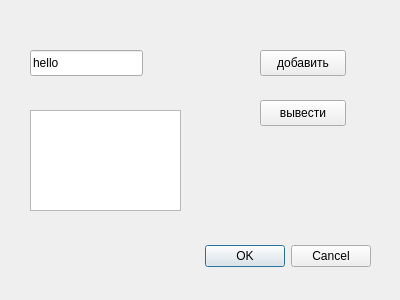
<?xml version="1.0" encoding="UTF-8"?>
<ui version="4.0">
 <class>Dialog</class>
 <widget class="QDialog" name="Dialog">
  <property name="geometry">
   <rect>
    <x>0</x>
    <y>0</y>
    <width>400</width>
    <height>300</height>
   </rect>
  </property>
  <property name="windowTitle">
   <string>Dialog</string>
  </property>
  <widget class="QDialogButtonBox" name="buttonBox">
   <property name="geometry">
    <rect>
     <x>30</x>
     <y>240</y>
     <width>341</width>
     <height>32</height>
    </rect>
   </property>
   <property name="orientation">
    <enum>Qt::Horizontal</enum>
   </property>
   <property name="standardButtons">
    <set>QDialogButtonBox::Cancel|QDialogButtonBox::Ok</set>
   </property>
  </widget>
  <widget class="QLineEdit" name="lineEdit">
   <property name="geometry">
    <rect>
     <x>30</x>
     <y>50</y>
     <width>113</width>
     <height>26</height>
    </rect>
   </property>
   <property name="text">
    <string>hello</string>
   </property>
  </widget>
  <widget class="QPushButton" name="pushButton">
   <property name="geometry">
    <rect>
     <x>260</x>
     <y>50</y>
     <width>86</width>
     <height>26</height>
    </rect>
   </property>
   <property name="text">
    <string>добавить</string>
   </property>
  </widget>
  <widget class="QPushButton" name="pushButton_2">
   <property name="geometry">
    <rect>
     <x>260</x>
     <y>100</y>
     <width>86</width>
     <height>26</height>
    </rect>
   </property>
   <property name="text">
    <string>вывести</string>
   </property>
  </widget>
  <widget class="QTextEdit" name="textEdit">
   <property name="geometry">
    <rect>
     <x>30</x>
     <y>110</y>
     <width>151</width>
     <height>101</height>
    </rect>
   </property>
   <property name="readOnly">
    <bool>true</bool>
   </property>
  </widget>
 </widget>
 <resources/>
 <connections>
  <connection>
   <sender>buttonBox</sender>
   <signal>accepted()</signal>
   <receiver>Dialog</receiver>
   <slot>accept()</slot>
   <hints>
    <hint type="sourcelabel">
     <x>248</x>
     <y>254</y>
    </hint>
    <hint type="destinationlabel">
     <x>157</x>
     <y>274</y>
    </hint>
   </hints>
  </connection>
  <connection>
   <sender>buttonBox</sender>
   <signal>rejected()</signal>
   <receiver>Dialog</receiver>
   <slot>reject()</slot>
   <hints>
    <hint type="sourcelabel">
     <x>316</x>
     <y>260</y>
    </hint>
    <hint type="destinationlabel">
     <x>286</x>
     <y>274</y>
    </hint>
   </hints>
  </connection>
 </connections>
</ui>
